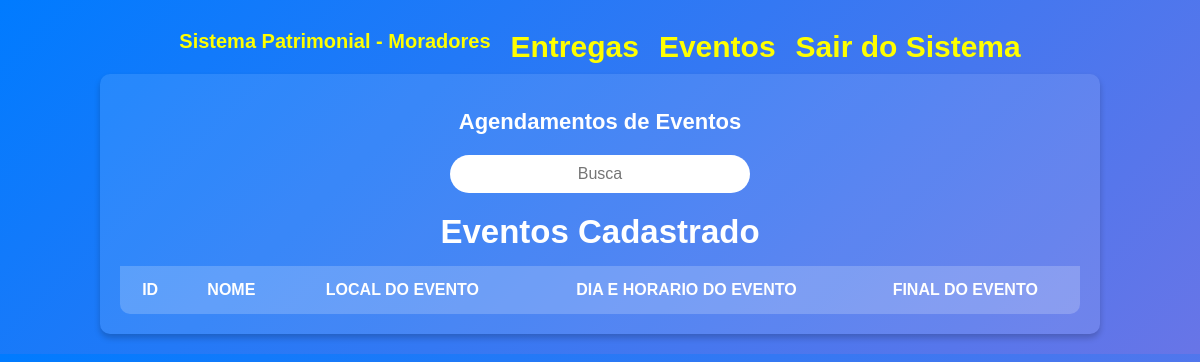
Before: /moradores/eventos/ (signed in) with the older database file.
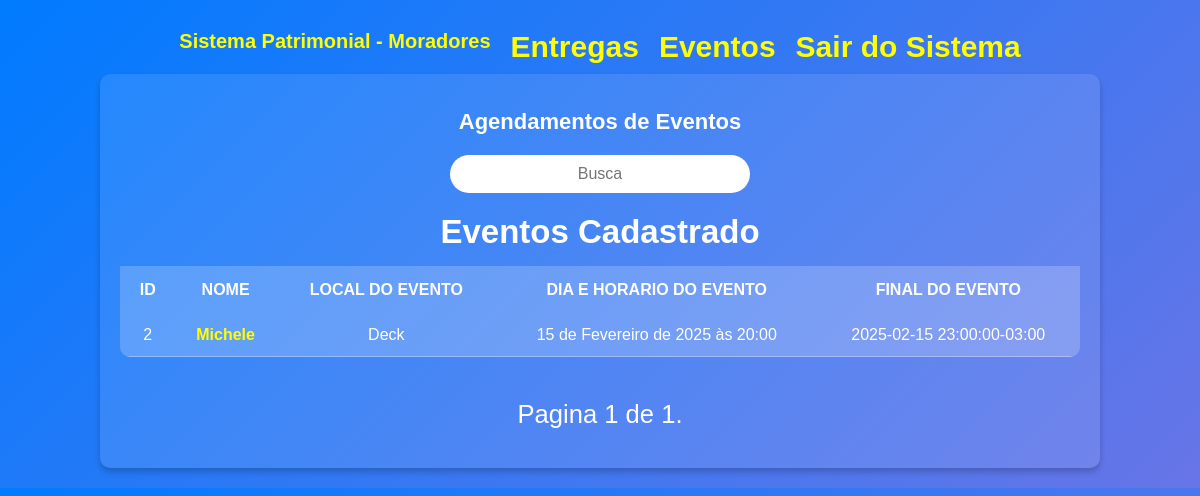
After: the same page with the newer database file.
### contact/models.py (models this page shows)
class Eventos(models.Model):
    local_evento = models.CharField(max_length=50)
    nome_responsavel = models.CharField(max_length=150)
    tipo_de_evento = models.CharField(max_length=100,  blank=True, null=True)
    apartamento = models.ForeignKey(Apartamento,
                                    on_delete=models.SET_NULL,
                                    blank=True, null=True
                                     )
    data_horas_evento = models.DateTimeField(default=timezone.now)
    horario_final_evento = models.CharField(max_length=25)
    nomes_autorizados = models.TextField()
    veiculos_autorizados = models.TextField()

### moradores/views.py (the view)
# urls.py: path('eventos/', views.eventos, name='eventos' ),
@morador_required
def eventos(request):
    morador = request.user.moradore
    eventos = Eventos.objects.filter(apartamento=morador.apartamento).order_by('-id')
    paginator = Paginator(eventos, 10)
    page_number = request.GET.get("page")
    page_obj = paginator.get_page(page_number)
    return render(request, 'moradores/eventos.html', {'page_obj': page_obj})

### moradores/views.py (called while the page is built)
def morador_required(view_func):
    @wraps(view_func)
    @login_required(login_url='moradores:login_views_moradores')  # Exige login
    def _wrapped_view(request, *args, **kwargs):
        if not hasattr(request.user, 'moradore'):  # Se não for morador
            messages.error(request, 'Acesso negado! Somente moradores podem acessar esta área.')
            return redirect('moradores:login_views_moradores')  # Redireciona para a página inicial ou login dos porteiros
        return view_func(request, *args, **kwargs)
    return _wrapped_view

### moradores/templates/moradores/eventos.html (shortened to what this page needs)
<!DOCTYPE html>
<html lang="pt-BR">
    {% include "cabecario/_base.html" %}
<body>
    {% include "cabecario/menu.html" %}
<div class="responsive-table">
    <table class="contacts-table">
        <caption class="table-caption" >
            Agendamentos de Eventos
            <div class="search">
                <form action="{% url "moradores:eventos_busca" %}"
                method="GET">
                    <input
                    type="text"
                    class="search-input"
                    placeholder="Busca"
                    id="busca_evento"
                    name="q"
                    value="{{ request.GET.q.strip }}"
                    >
                </form>
            </div>
            <h2> Eventos Cadastrado </h2>
        </caption>
        <thead>
            <tr class="table-row table-row-header">
                <th class="table-header">ID</th>
                <th class="table-header">Nome</th>
                <th class="table-header">Local do Evento</th>
                <th class="table-header">Dia e Horario do Evento</th>
                <th class="table-header">Final do Evento</th>
            </tr>
        </thead>
        <tbody>
            {% for agenda in page_obj %}
              <tr class="table-row">
                <td class="table-cel">
                    {{ agenda.id }}
                </td>
                <td class="table-cel">
                    <a href="{% url "moradores:eventos_id" agenda.id%}"
                    class="table-link"
                    >
                    {{ agenda.nome_responsavel }}
                </a>
            </td>
            <td class="table-cel">
                    {{ agenda.local_evento }}
                </td>
                <td class="table-cel">
                    {{ agenda.data_horas_evento }}
                </td>
                <td class="table-cel">
                    {{ agenda.horario_final_evento }}
                </td>
              </tr>
            {% endfor %}
        </tbody>
    </table> {% include "cabecario/_pagination.html" %}
</div>
</body>
</html>

Changed rows visible on the page:
added Eventos: id "2", nome_responsavel "Michele", local_evento "Deck", data_horas_evento "15 de Fevereiro de 2025 às 20:00", horario_final_evento "2025-02-15 23:00:00-03:00"
Other visible differences:
{{ page_obj.number }}: (not shown) → "1"
{{ page_obj.paginator.num_pages }}: (not shown) → "1"
text now shown: "Pagina de ."
